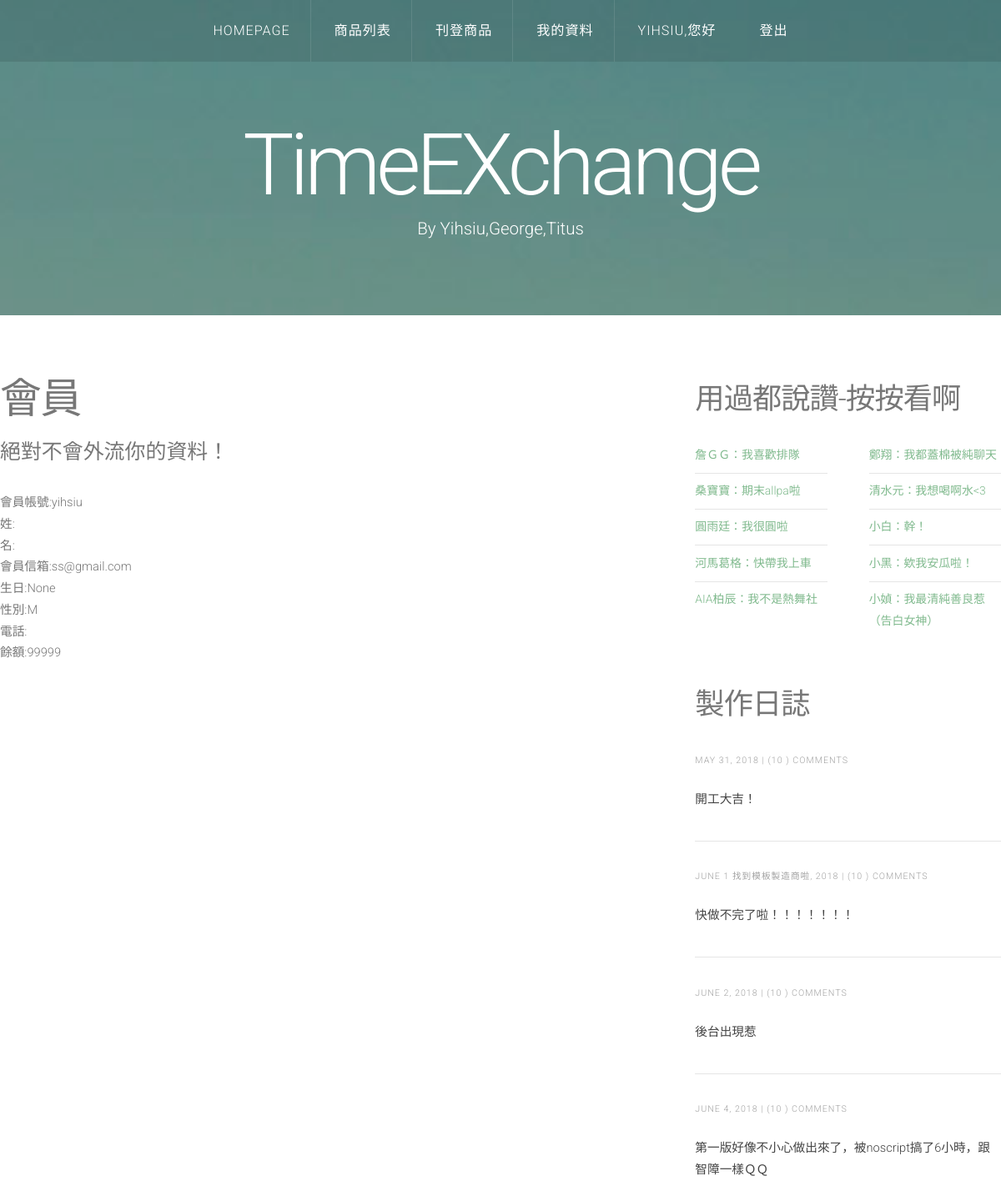
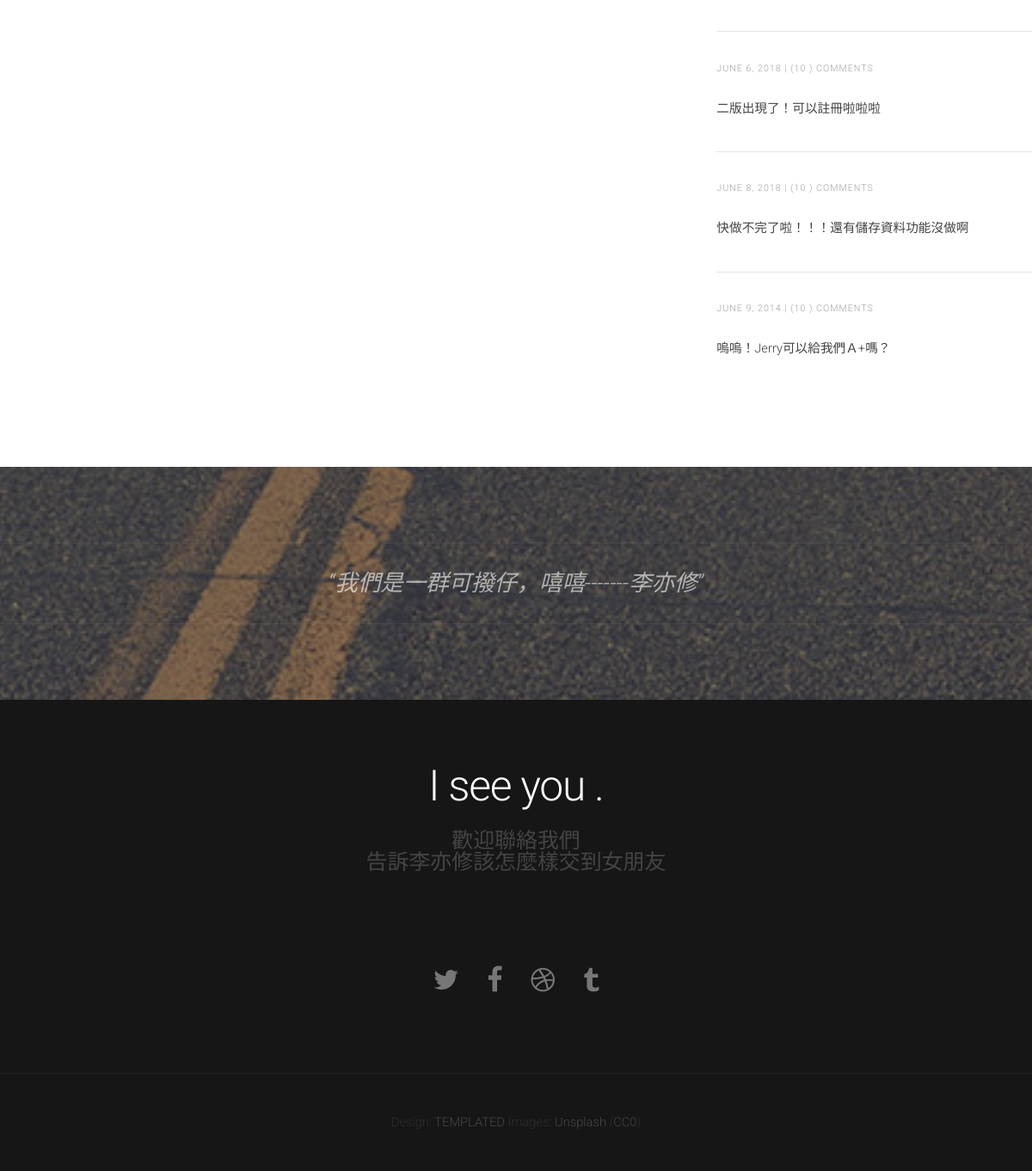
The page /timeexchange/register/ (signed in) on the database its author committed (2 pictures, top to bottom).
### Time/models.py (models this page shows, shortened)
class Profile(models.Model):
	user = models.OneToOneField(User, on_delete=models.CASCADE)
	birthday=models.DateField(blank=True,null=True)
	GENDER_CHOICES = (('M', 'Male'),('F', 'Female'))
	gender = models.CharField(max_length=1, choices=GENDER_CHOICES)
	remaintime = models.PositiveIntegerField(blank=True,null=True,default=120)
	phonenumber=models.CharField(max_length=100,blank=True)

### Time/views.py (the view, shortened to what this page needs)
def register(request):
	if request.user.is_authenticated:
		member=Profile.objects.filter(user=request.user)
		return render(request,'register.html',{'member':member})

### Time/templates/register.html (shortened to what this page needs)
{% load staticfiles %}
<!DOCTYPE HTML>
<html>
	<head>
			<link rel="stylesheet" href="{% static 'css/skel-noscript.css' %}" />
			<link rel="stylesheet" href="{% static 'css/style.css' %}" />
			<link rel="stylesheet" href="{% static 'css/style-desktop.css' %}" />
	</head>
	<body>
		<div id="header">
			<div id="nav-wrapper">
				<nav id="nav">
					<ul>
						<li><a href="/timeexchange">Homepage</a></li>											<li><a href="/timeexchange/goods">商品列表</a></li>
						<li><a href="/timeexchange/goodspost">刊登商品</a></li>
						<li class="active">
							{% if request.user.is_authenticated %}
							<a href="/timeexchange/register/">我的資料</a>
							{% else %}
							<a href="/timeexchange/register">會員註冊</a>
							{% endif %}
						</li>
						<li>{% if request.user.is_authenticated %}
            				<a>{{request.user}},您好</a>
            				<a href="/timeexchange/logout/">登出</a>
            				{% else %}
            				<a href="/timeexchange/login">登入</a>
        					{% endif %}
        				</li>
					</ul>
				</nav>
			</div>
			<div class="container">
				<div id="logo">
					<h1><a href="#">TimeEXchange</a></h1>
					<span class="tag">By Yihsiu,George,Titus</span>
				</div>
			</div>
		</div>
		<div id="main">
			<div class="container">
				<div class="row">
					<div id="content" class="8u skel-cell-important">
						<section>
							<header>
								<h2>會員</h2>
								<span class="byline">絕對不會外流你的資料！</span>
							</header>
{% if request.user.is_authenticated %}
<body>
{%for m in member%}
會員帳號:{{m.user.username}}<br>
姓:{{m.user.last_name}}<br>
名:{{m.user.first_name}}<br>
會員信箱:{{m.user.email}}<br>
生日:{{m.birthday}}<br>
性別:{{m.gender}}<br>
電話:{{m.phonenumber}}<br>
餘額:{{m.remaintime}}
{%endfor%}
</body>
{% endif %}
						</section>
					</div>
					<div id="sidebar" class="4u">
						<section>
							<header>
								<h2>用過都說讚-按按看啊</h2>
							</header>
							<div class="row">
								<section class="6u">
									<ul class="default">
										<li><a href="https://www.facebook.com/chanjiu.jan">詹ＧＧ：我喜歡排隊</a></li>
										<li><a href="#">桑寶寶：期末allpa啦</a></li>
										<li><a href="#">圓雨廷：我很圓啦</a></li>
										<li><a href="#">河馬葛格：快帶我上車</a></li>
										<li><a href="https://www.facebook.com/NTUST.HDC/?hc_ref=ARQNXhOMlDriYy3Mihhr647tUa_gbvWQGx37DOOqU9TRAWRz2QFRQuldyWY1Lxoqa2Y&fref=nf">AIA柏辰：我不是熱舞社</a></li>
									</ul>
								</section>
								<section class="6u">
									<ul class="default">
										<li><a href="#">鄭翔：我都蓋棉被純聊天</a></li>
										<li><a href="#">清水元：我想喝啊水<3</a></li>
										<li><a href="#">小白：幹！</a></li>
										<li><a href="#">小黑：欸我安瓜啦！</a></li>
										<li><a href="https://www.facebook.com/CrushesNTUST/">小媜：我最清純善良惹（告白女神）</a></li>
									</ul>
								</section>
							</div>
						</section>
						<section>
							<header>
								<h2>製作日誌</h2>
							</header>
							<ul class="style">
								<li>
									<p class="posted">May 31, 2018  |  (10 )  Comments</p>
									<p><a href="#">開工大吉！</a></p>
								</li>
								<li>
									<p class="posted">June 1 找到模板製造商啦, 2018  |  (10 )  Comments</p>
									<p><a href="#">快做不完了啦！！！！！！！</a></p>
								</li>
								<li>
									<p class="posted">June 2, 2018  |  (10 )  Comments</p>
									<p><a href="#">後台出現惹</a></p>
								</li>
								<li>
									<p class="posted">June 4, 2018  |  (10 )  Comments</p>
									<p><a href="#">第一版好像不小心做出來了，被noscript搞了6小時，跟智障一樣ＱＱ</a></p>
								</li>
								<li>
									<p class="posted">June 6, 2018  |  (10 )  Comments</p>
									<p><a href="#">二版出現了！可以註冊啦啦啦</a></p>
								</li>
								<li>
									<p class="posted">June 8, 2018  |  (10 )  Comments</p>
									<p><a href="#">快做不完了啦！！！還有儲存資料功能沒做啊</a></p>
								</li>
								<li>
									<p class="posted">June 9, 2014  |  (10 )  Comments</p>
									<p><a href="#">嗚嗚！Jerry可以給我們Ａ+嗎？</a></p>
								</li>
							</ul>
						</section>
					</div>
				</div>
			</div>
		</div>
		<div id="tweet">
			<div class="container">
				<section>
					<blockquote>
					&ldquo;我們是一群可撥仔，嘻嘻-------李亦修&rdquo;<br>
				</blockquote>
				</section>
			</div>
		</div>
		<div id="footer">
			<div class="container">
				<section>
					<header>
						<h2>I see you .</h2>
						<span class="byline">歡迎聯絡我們<br>
						告訴李亦修該怎麼樣交到女朋友
					    </span>
						<span class="byline"></span>
					</header>
					<ul class="contact">
						<li><a href="#" class="fa fa-twitter"><span>Twitter</span></a></li>
						<li class="active"><a href="#" class="fa fa-facebook"><span>Facebook</span></a></li>
						<li><a href="#" class="fa fa-dribbble"><span>Pinterest</span></a></li>
						<li><a href="#" class="fa fa-tumblr"><span>Google+</span></a></li>
					</ul>
				</section>
			</div>
		</div>
		<div id="copyright">
			<div class="container">
				Design: <a href="http://templated.co">TEMPLATED</a> Images: <a href="http://unsplash.com">Unsplash</a> (<a href="http://unsplash.com/cc0">CC0</a>)
			</div>
		</div>
	</body>
</html>

### Time/static/css/skel-noscript.css (style rules this page uses)
html,body,div,span,applet,object,iframe,h1,h2,h3,h4,h5,h6,p,blockquote,pre,a,abbr,acronym,address,big,cite,code,del,dfn,em,img,ins,kbd,q,s,samp,small,strike,strong,sub,sup,tt,var,b,u,i,center,dl,dt,dd,ol,ul,li,fieldset,form,label,legend,table,caption,tbody,tfoot,thead,tr,th,td,article,aside,canvas,details,embed,figure,figcaption,footer,header,hgroup,menu,nav,output,ruby,section,summary,time,mark,audio,video { margin:0;padding:0;border:0;font-size:100%;font:inherit;vertical-align:baseline; }
article,aside,details,figcaption,figure,footer,header,hgroup,menu,nav,section { display:block; }
body { line-height:1; }
ol,ul { list-style:none; }
blockquote,q { quotes:none; }
blockquote:before,blockquote:after,q:before,q:after { content:'';content:none; }
body { -webkit-text-size-adjust:none }
*, *:before, *:after { -moz-box-sizing: border-box; -webkit-box-sizing: border-box; -o-box-sizing: border-box; -ms-box-sizing: border-box; box-sizing: border-box; }
body { min-width: 1200px; }
.container { width: 1200px; margin-left: auto; margin-right: auto; }
.\38 u { width: 66.6666666667% }
.\36 u { width: 50% }
.\34 u { width: 33.3333333333% }
.row > * { padding: 50px 0 0 50px; float: left; -moz-box-sizing: border-box; -webkit-box-sizing: border-box; -o-box-sizing: border-box; -ms-box-sizing: border-box; box-sizing: border-box; }
.row { margin-left: -50px; }
.row:after { content: ''; display: block; clear: both; height: 0; }
.row:first-child > * { padding-top: 0; }
.row > * { padding-top: 0; }

### Time/static/css/style-desktop.css (style rules this page uses)
header { margin-bottom: 1.6em; }
header h2 { font-size: 3.4em; }
header .byline { font-size: 1.7em; }
#header { padding: 10em 0 6em 0; }
#main { padding: 6em 0em; }
#sidebar h2 { font-size: 2.4em; }
#footer { padding: 6em 0em; }
#tweet { padding: 6em 0em; }
#tweet blockquote { margin: 0; padding: 1em 4em; line-height: 1.5em; font-size: 1.8em; }

### Time/static/css/style-1000px.css (style rules this page uses)
body,input,textarea,select { font-size: 11pt; }
header { margin-bottom: 1.6em; }
header h2 { font-size: 2.8em; }
header .byline { font-size: 1.2em; }
#sidebar h2 { font-size: 2em; }
#tweet blockquote { font-size: 1.6em; }

### rows shown on the page
Profile: user.username "yihsiu", user.email "ss@gmail.com", birthday "None", gender "M", remaintime "99999"

### other values the page prints
{{ request.user }} "YIHSIU"
